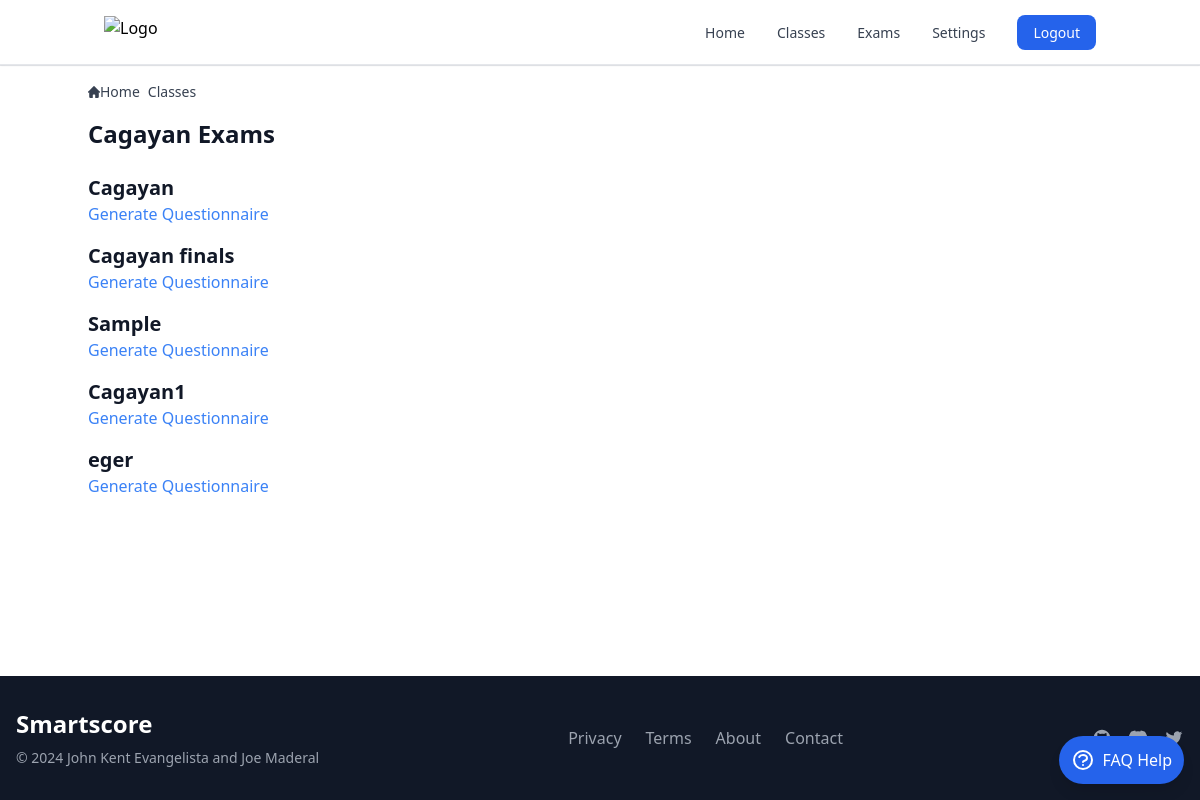
Screenshot of /class_exams/13/ (signed in) with the database file from the repository.
### smartscoreapp/models.py (models this page shows, shortened)
class Class(models.Model):
    name = models.CharField(max_length=100)
    description = models.TextField(blank=True)
    user = models.ForeignKey(settings.AUTH_USER_MODEL, on_delete=models.CASCADE)

class Exam(models.Model):
    exam_id = models.CharField(max_length=3, unique=True, editable=False)
    name = models.CharField(max_length=50)
    class_assigned = models.ForeignKey(Class, related_name='exams', on_delete=models.SET_NULL, null=True)  # Set to NULL on class deletion
    questions = models.ManyToManyField(Question, related_name='exams')
    set_id = models.CharField(max_length=6, unique=True, blank=True)
    instructions = models.TextField(blank=True, null=True)
    time_limit = models.IntegerField(null=True, blank=True)

### smartscoreapp/views.py (the view)
# urls.py: path('class_exams/<int:class_id>/', class_exams_view, name='class_exams'),
@login_required
def class_exams_view(request, class_id):
    class_instance = get_object_or_404(Class, id=class_id)
    exams = class_instance.exams.all()
    return render(request, 'class_exams.html', {'class_instance': class_instance, 'exams': exams})

### templates/classes/class_exams.html (shortened to what this page needs)
{% extends "base.html" %}
{% block content %}
<nav class="flex mb-4" aria-label="Breadcrumb">
  <ol class="inline-flex items-center space-x-1 md:space-x-2 rtl:space-x-reverse">
    <li class="inline-flex items-center">
      <a href="{% url 'index' %}" class="inline-flex items-center text-sm font-medium text-gray-700 hover:text-blue-600 dark:text-gray-400 dark:hover:text-white">
        Home
      </a>
    </li>
    <li class="inline-flex items-center">
      <a href="{% url 'list_classes' %}" class="inline-flex items-center text-sm font-medium text-gray-700 hover:text-blue-600 dark:text-gray-400 dark:hover:text-white">
        Classes
      </a>
    </li>
  </ol>
</nav>
<h1 class="text-2xl font-semibold text-gray-900 dark:text-white mb-6">{{ class_instance.name }} Exams</h1>
{% for exam in exams %}
  <div class="mb-4">
    <h2 class="text-xl font-semibold text-gray-900 dark:text-white">{{ exam.name }}</h2>
    <a href="{% url 'generate_questionnaire' exam.id student.id %}" class="text-blue-500 hover:underline">Generate Questionnaire</a>
  </div>
{% endfor %}
{% endblock %}

### rows the page displays
Class: name "Cagayan"
Exam: name "Cagayan"
Exam: name "Cagayan finals"
Exam: name "Sample"
Exam: name "Cagayan1"
Exam: name "eger"
